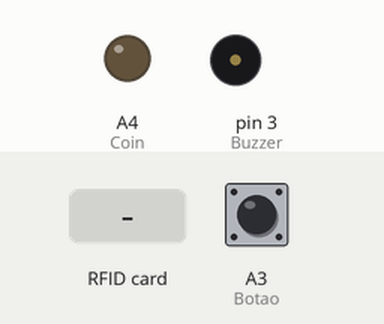
Simulated run of this sketch. Board: Arduino Uno, built with avr-gcc and run on an emulated ATmega328P. On the bench: output pins drawn as LEDs (lit = HIGH), buzzer (waves = sounding). The test bench sets the inputs (shaded band); at power-on: A3 (Botao) HIGH. EEPROM starts erased; pins used as bus, display or sensor lines are not drawn; what the sketch prints to the serial monitor is not drawn.

Above: at 2.5 s.
2.6 s: A3 (Botao) pulled LOW for 0.15 s
At 2.75 s:
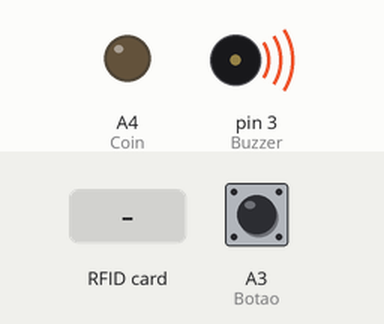
5.7 s: RFID card 5E 7A 19 C4 held to the reader
At 5.81 s:
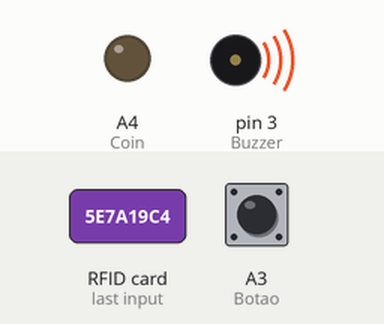
Timing chart, 0 to 8.7 s (numbered marks = the images above; inputs shaded):
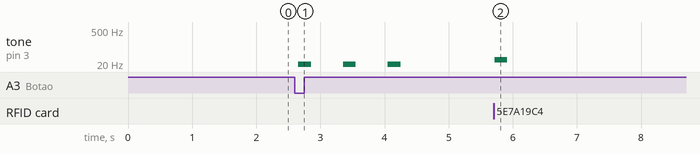

Measured:
- after the input at 2.6 s, tone on pin 3 (Buzzer): alternates 5 Hz for 0.20 s and silent for 0.50 s, 6 changes in all, then stays silent, starting after 0.05 s

The sketch:

Notas_Nano.ino
```cpp
//Autor: Vitor Gabriel do Carmo Alves da Silva

//Bibliotecas
#include <EEPROM.h>
#include <SPI.h>
#include <MFRC522.h>

/*RFDI
 * Typical pin layout used:
 * -----------------------------------------------------------------------------------------
 *             MFRC522      Arduino       Arduino   Arduino    Arduino          Arduino
 *             Reader/PCD   Uno/101       Mega      Nano v3    Leonardo/Micro   Pro Micro
 * Signal      Pin          Pin           Pin       Pin        Pin              Pin
 * -----------------------------------------------------------------------------------------
 * RST/Reset   RST          9             5         D9         RESET/ICSP-5     RST
 * SPI SS      SDA(SS)      10            53        D10        10               10
 * SPI MOSI    MOSI         11 / ICSP-4   51        D11        ICSP-4           16
 * SPI MISO    MISO         12 / ICSP-1   50        D12        ICSP-1           14
 * SPI SCK     SCK          13 / ICSP-3   52        D13        ICSP-3           15
 *
*/
#define RST_PIN 9
#define SS_PIN 10
MFRC522 LeitorRFID (SS_PIN, RST_PIN);

#define Buzzer 3

//Rele
#define Coin A4 //Com transitor

#define Botao A3
int botaoEstado = 0;

//Variaveis
int valor = 0;
int estado = 0;
bool gravando = false;

//IDs
String idTag = ""; //Variável que armazenará o ID da Tag
String id1;
String id2;
String id3;
String id4;
String id5;
int eepromOffset = 0;

unsigned int tempo = 0; //Tempo de aceitação de leitura

void setup() {
  Serial.begin(9600);
  SPI.begin();      // Inicia  SPI bus
  LeitorRFID.PCD_Init();   // Inicia MFRC522
  pinMode(Buzzer,OUTPUT); // Inicia Buzzer
  pinMode(Coin, OUTPUT); // Inicia Coin
  pinMode(Botao, INPUT_PULLUP); // Inicia Botão

  Serial.println("Inicializando...");

  Serial.println("Carregando IDs!");
  int id1AddrOffset = lerStringDoEEPROM(eepromOffset, &id1);
  Serial.print("ID 1: "); Serial.println(id1);
  int id2AddrOffset = lerStringDoEEPROM(id1AddrOffset, &id2);
  Serial.print("ID 2: "); Serial.println(id2);
  int id3AddrOffset = lerStringDoEEPROM(id2AddrOffset, &id3);
  Serial.print("ID 3: "); Serial.println(id3);
  int id4AddrOffset = lerStringDoEEPROM(id3AddrOffset, &id4);
  Serial.print("ID 4: "); Serial.println(id4);
  lerStringDoEEPROM(id4AddrOffset, &id5);
  Serial.print("ID 5: "); Serial.println(id5);
  eepromOffset = 0; //Restaurar valor do endereço;
}

void Registro(){
        idTag = ""; //Inicialmente idTag deve estar vazia.

        // Verifica se existe uma Tag presente
        if ( !LeitorRFID.PICC_IsNewCardPresent() || !LeitorRFID.PICC_ReadCardSerial() ){
          delay(25);
          return;
        }
        else{
            tempo = 100;
            estado++;
        }


        // Pega o ID da Tag através da função LeitorRFID.uid e Armazena o ID na variável idTag
        for (byte i = 0; i < LeitorRFID.uid.size; i++) {
            idTag.concat(String(LeitorRFID.uid.uidByte[i], HEX));
        }

        switch(estado)
        {
          case 1:
          Serial.println("Gravado ID de 2 reais!");
          tocarBeep(30, 2);
          delay(1000);
          id1 = idTag;
          Serial.print("Novo ID 1: "); Serial.println(idTag);
          break;

          case 2:
          Serial.println("Gravado ID de 5 reais!");
          tocarBeep(30, 2);
          delay(1000);
          id2 = idTag;
          Serial.print("Novo ID 2: "); Serial.println(idTag);
          break;

          case 3:
          Serial.println("Gravado ID de 10 reais!");
          tocarBeep(30, 2);
          delay(1000);
          id3 = idTag;
          Serial.print("Novo ID 3: "); Serial.println(idTag);
          break;

          case 4:
          Serial.println("Gravado ID de 20 reais!");
          tocarBeep(30, 2);
          delay(1000);
          id4 = idTag;
          Serial.print("Novo ID 4: "); Serial.println(idTag);
          break;

          case 5:
          Serial.println("Gravado ID de 50 reais!");
          tocarBeep(30, 2);
          delay(1000);
          id5 = idTag;
          Serial.print("Novo ID 5: "); Serial.println(idTag);
          break;
        }

          int id1AddrOffset = escreverStringAEEPROM(eepromOffset, id1);
          int id2AddrOffset = escreverStringAEEPROM(id1AddrOffset, id2);
          int id3AddrOffset = escreverStringAEEPROM(id2AddrOffset, id3);
          int id4AddrOffset = escreverStringAEEPROM(id3AddrOffset, id4);
          escreverStringAEEPROM(id4AddrOffset, id5);
}

void Leitura(){
        idTag = ""; //Inicialmente idTag deve estar vazia.

        // Verifica se existe uma Tag presente
        if ( !LeitorRFID.PICC_IsNewCardPresent() || !LeitorRFID.PICC_ReadCardSerial() ){
          delay(25);
          return;
        }

        // Pega o ID da Tag através da função LeitorRFID.uid e Armazena o ID na variável idTag
        for (byte i = 0; i < LeitorRFID.uid.size; i++) {
            idTag.concat(String(LeitorRFID.uid.uidByte[i], HEX));
        }

  if (idTag == id1)
  {
    Serial.print("ID 1: "); Serial.println(idTag);
    Serial.println("Nota de 2 reais!");
    valor += 2;
    tocarBeep(30, 2);
    delay(1000);
  }
  else if (idTag == id2)
  {
    Serial.print("ID 2: "); Serial.println(idTag);
    Serial.println("Nota de 5 reais!");
    valor += 5;
    tocarBeep(30, 2);
    delay(1000);
  }

  else if (idTag == id3)
  {
    Serial.print("ID 3: "); Serial.println(idTag);
    Serial.println("Nota de 10 reais!");
    valor += 10;
    tocarBeep(30, 2);
    delay(1000);
  }

  else if (idTag == id4)
  {
    Serial.print("ID 4: "); Serial.println(idTag);
    Serial.println("Nota de 20 reais!");
    valor += 20;
    tocarBeep(30, 2);
    delay(1000);
  }

  else if (idTag == id5)
  {
    Serial.print("ID 5: "); Serial.println(idTag);
    Serial.println("Nota de 50 reais!");
    valor += 50;
    tocarBeep(30, 2);
    delay(1000);
  }
  else
  {
    Serial.print("ID: "); Serial.println(idTag);
    Serial.println("Cartão Invalido!");
    tocarBeep(10, 2);
  }
}

void loop()
{
  if(valor > 0){
    if(digitalRead(Coin == LOW)){
        digitalWrite(Coin, HIGH);
        valor--;
        delay(100);
        digitalWrite(Coin, LOW);
        delay(100);
    }
  }

  botaoEstado = digitalRead(Botao);

  if (botaoEstado == LOW && tempo <= 0 && gravando == false)
  {
        estado = 0;
        tempo = 100;
        String id1 = "";
        String id2 = "";
        String id3 = "";
        String id4 = "";
        String id5 = "";
        Serial.println("Resetando e gravando IDs!");
        int id1AddrOffset = escreverStringAEEPROM(eepromOffset, id1);
        int id2AddrOffset = escreverStringAEEPROM(id1AddrOffset, id2);
        int id3AddrOffset = escreverStringAEEPROM(id2AddrOffset, id3);
        int id4AddrOffset = escreverStringAEEPROM(id3AddrOffset, id4);
        escreverStringAEEPROM(id4AddrOffset, id5);
        tocarBeep(5, 2);
        delay(500);
        tocarBeep(5, 2);
        delay(500);
        tocarBeep(5, 2);
        gravando = true;
  }
  if(gravando == true && tempo <= 0){
    tocarBeep(5, 2);
    delay(500);
    tocarBeep(5, 2);
    delay(500);
    tocarBeep(5, 2);
    gravando = false;
    Serial.println("Tempo acabado!");
  }

    if(tempo > 0){
      Serial.print("Tempo: ");
      Serial.println(tempo);
      Registro();
      tempo--;
    }
    else
      Leitura();
}

void tocarBeep(int pitch, int repeat){
  for (int i = 0; i < repeat; i++){
    tone(Buzzer, pitch);
    delay(100);
    noTone(Buzzer);
  }
}

int escreverStringAEEPROM(int addrOffset, const String &strToWrite)
{
  byte len = strToWrite.length();
  EEPROM.write(addrOffset, len);
  for (int i = 0; i < len; i++)
  {
    EEPROM.write(addrOffset + 1 + i, strToWrite[i]);
  }
  return addrOffset + 1 + len;
}

int lerStringDoEEPROM(int addrOffset, String *strToRead)
{
  int newStrLen = EEPROM.read(addrOffset);
  char data[newStrLen + 1];
  for (int i = 0; i < newStrLen; i++)
  {
    data[i] = EEPROM.read(addrOffset + 1 + i);
  }
  data[newStrLen] = '\0';
  *strToRead = String(data);
  return addrOffset + 1 + newStrLen;
}
```
